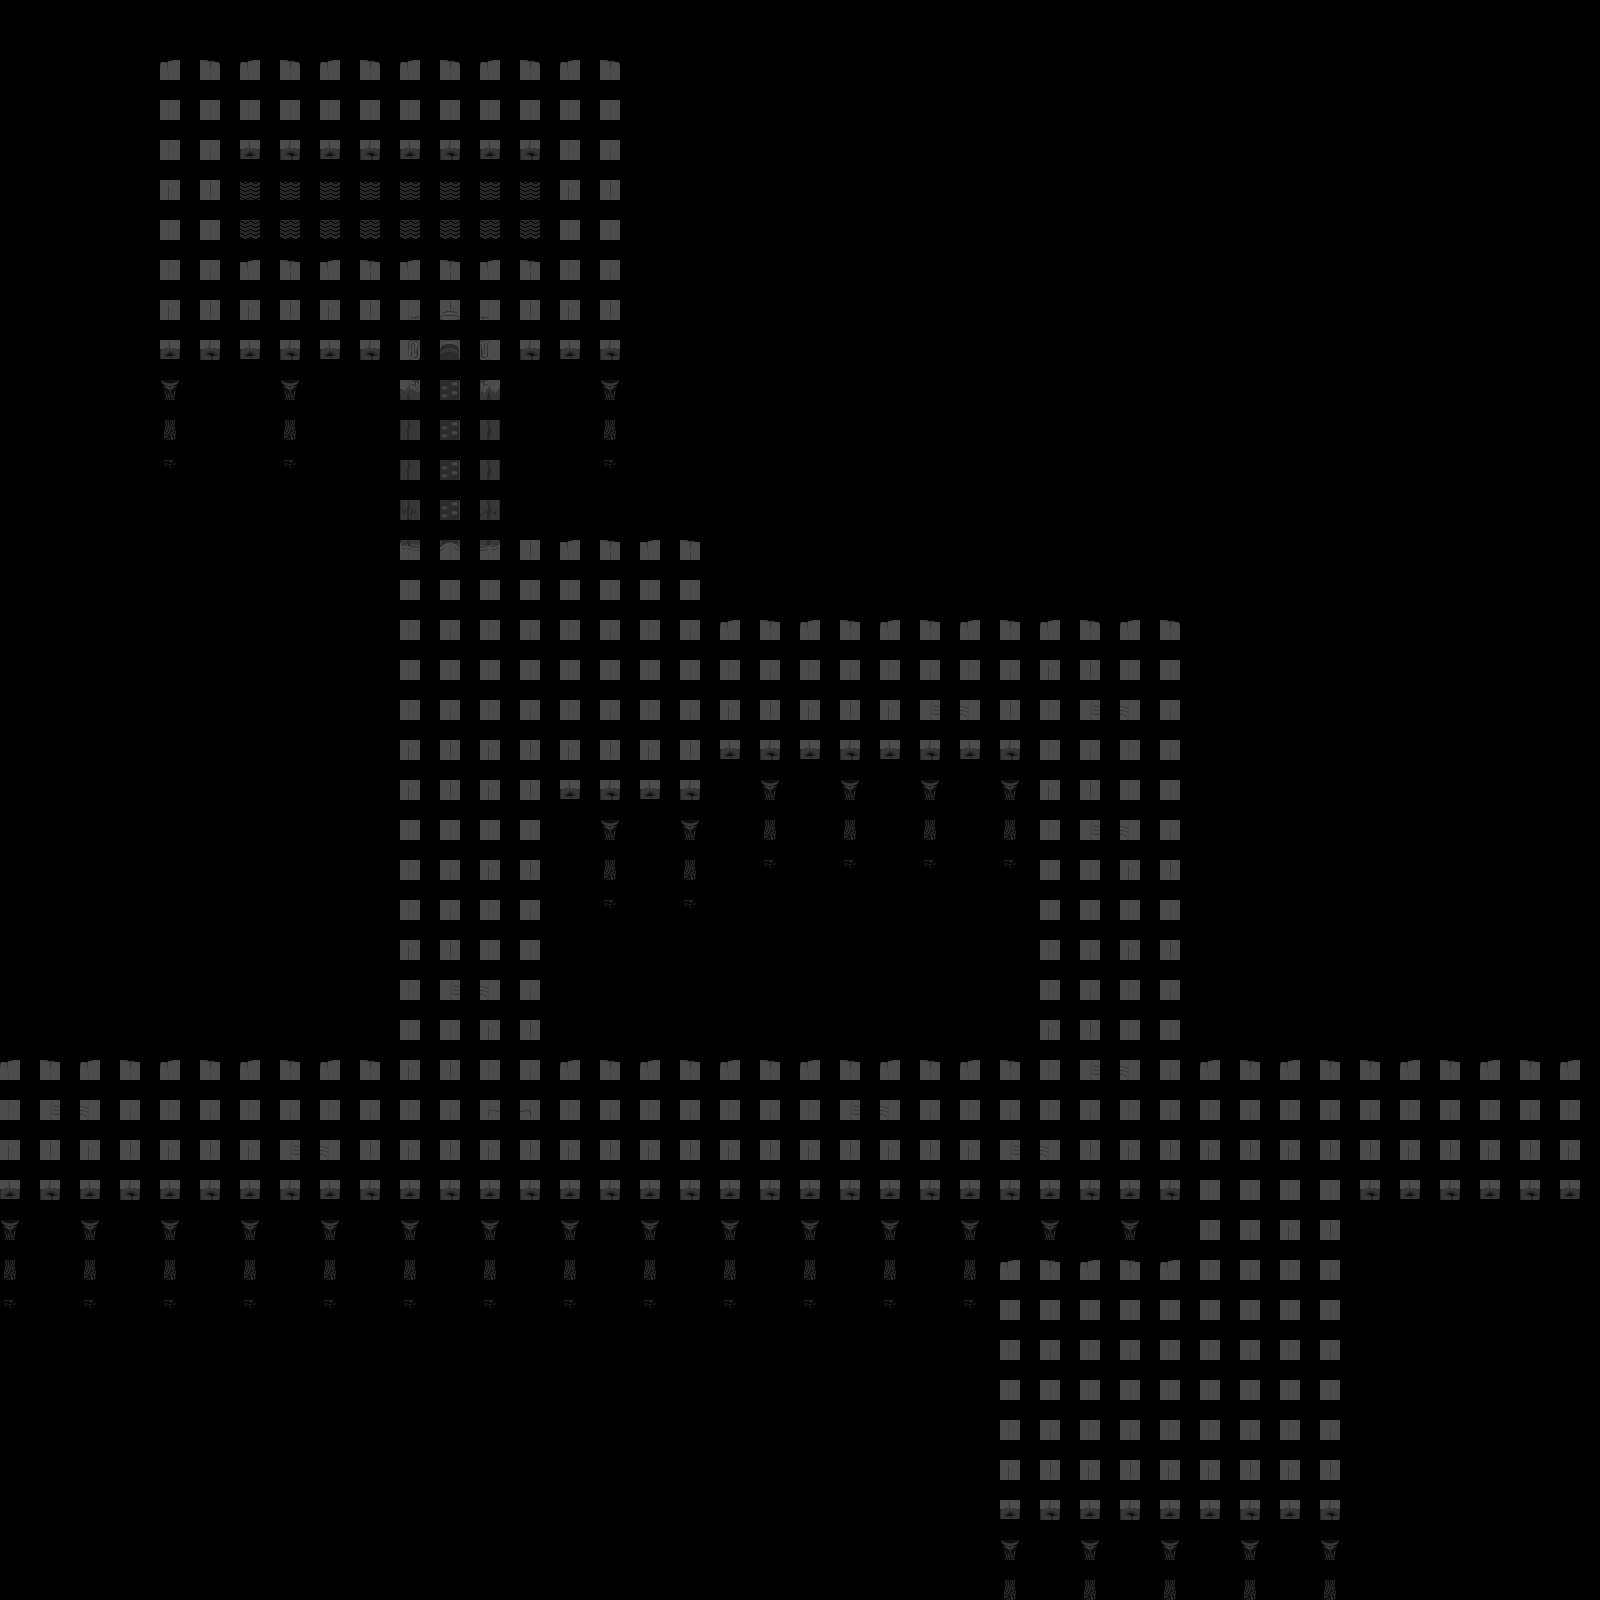

A 2D game scene composited from a Tiled map and its tileset images. What follows is a short description and the map's XML, with each tile layer's data collapsed to a summary:
An orthogonal 40x40 tile map with 40x40 px tiles, 2 tile layers (Tile Layer 2, Tile Layer 1), 2 tilesets and 56 objects (8x toggle, 4x interactable, 2x climbentry, script, npc, ...).

<map version="1.11" tiledversion="1.11.2" orientation="orthogonal" renderorder="right-down" width="40" height="40" tilewidth="40" tileheight="40" infinite="0" nextlayerid="11" nextobjectid="216">
 <editorsettings>
  <export target="data.lua" format="lua" />
 </editorsettings>
 <properties>
  <property name="music" value="mus_rt_the_poor_children" />
 </properties>
 <tileset firstgid="1" name="purple_cliffs" tilewidth="20" tileheight="20" spacing="1" margin="1" tilecount="72" columns="12" tilerendersize="grid">
  <image source="../../../../../../assets/sprites/tilesets/nightmare/purple_clifs.png" width="253" height="127" />
 </tileset>
 <tileset firstgid="73" source="../../../../tilesets/nightmare_objects.tsx" />
 <layer id="10" name="Tile Layer 2" width="40" height="40">
  <data>[1600 cells, 98 non-empty, 5 distinct tile ids]</data>
 </layer>
 <layer id="1" name="Tile Layer 1" width="40" height="40">
  <data>[1600 cells, 475 non-empty, 34 distinct tile ids]</data>
 </layer>
 <objectgroup color="#0000ff" id="3" name="collision">
  <object id="1" x="0" y="1000" width="400" height="40" />
  <object id="2" x="360" y="800" width="40" height="200" />
  <object id="3" x="560" y="800" width="40" height="200" />
  <object id="8" x="0" y="1040" width="16" height="120" />
  <object id="15" x="560" y="760" width="160" height="40" />
  <object id="28" x="360" y="520" width="40" height="280" />
  <object id="36" x="0" y="1160" width="1200" height="40" />
  <object id="39" x="1000" y="1200" width="200" height="40" />
  <object id="40" x="1360" y="1200" width="40" height="320" />
  <object id="41" x="1000" y="1480" width="360" height="40" />
  <object id="42" x="960" y="1240" width="40" height="240" />
  <object id="43" x="720" y="520" width="40" height="80" />
  <object id="45" x="720" y="720" width="320" height="40" />
  <object id="55" x="560" y="1000" width="480" height="40" />
  <object id="94" x="160" y="320" width="200" height="40" />
  <object id="99" x="160" y="0" width="480" height="40" />
  <object id="100" x="640" y="40" width="40" height="280" />
  <object id="106" x="1000" y="760" width="40" height="240" />
  <object id="108" x="1200" y="600" width="40" height="400" />
  <object id="112" x="240" y="120" width="320" height="120" />
  <object id="113" x="760" y="560" width="440" height="40" />
  <object id="116" x="1200" y="1000" width="440" height="40" />
  <object id="117" x="1360" y="1160" width="280" height="40" />
  <object id="118" x="1640" y="1040" width="40" height="120" />
  <object id="142" x="120" y="40" width="40" height="280" />
  <object id="169" x="400" y="480" width="320" height="40" />
  <object id="187" x="360" y="320" width="40" height="160" />
  <object id="188" x="520" y="320" width="40" height="160" />
  <object id="189" x="560" y="320" width="80" height="40" />
  <object id="197" x="400" y="360" width="120" height="40" />
 </objectgroup>
 <objectgroup color="#aa00ff" id="2" name="objects">
  <object id="9" name="script" x="0" y="1040" width="40" height="120">
   <properties>
    <property name="cutscene" value="nightmare.back" />
    <property name="once" type="bool" value="false" />
   </properties>
  </object>
  <object id="19" gid="73" x="580" y="640" width="94" height="132" />
  <object id="24" name="npc" x="590" y="680">
   <properties>
    <property name="actor" value="ramb" />
    <property name="cutscene" value="nightmare.ramb" />
   </properties>
   <point />
  </object>
  <object id="26" name="interactable" x="582" y="626.098">
   <properties>
    <property name="cutscene" value="nightmare.tenna" />
    <property name="solid" type="bool" value="true" />
   </properties>
   <polygon points="0,0 90,0 90,-26.0985 0,-26.0985" />
  </object>
  <object id="132" gid="84" x="540" y="140" width="80" height="86" />
  <object id="135" gid="88" x="1556" y="1176.67" width="80" height="140" />
  <object id="137" name="interactable" x="1561" y="1040" width="39" height="120">
   <properties>
    <property name="cutscene" value="nightmare.tv_progress" />
    <property name="solid" type="bool" value="true" />
   </properties>
  </object>
  <object id="141" name="setflag" x="400" y="1000">
   <properties>
    <property name="flag" value="nightmare_ramb_gone" />
   </properties>
   <polygon points="0,0 600,0 600,-640 -40,-640 -40,-680 640,-680 640,40 0,40" />
  </object>
  <object id="177" name="climbentry" x="440" y="480" width="40" height="40">
   <properties>
    <property name="area" type="object" value="194" />
   </properties>
  </object>
  <object id="194" name="climbarea" x="440" y="360" width="40" height="119.939" />
  <object id="195" name="climbentry" x="440" y="320" width="40" height="40">
   <properties>
    <property name="area" type="object" value="194" />
    <property name="up" type="bool" value="true" />
   </properties>
  </object>
  <object id="200" name="chest" x="220" y="60">
   <properties>
    <property name="item" value="blue_raspberry" />
   </properties>
   <point />
  </object>
  <object id="203" name="interactable" x="560" y="80" width="40" height="40">
   <properties>
    <property name="cutscene" value="nightmare.tv_mem_1" />
   </properties>
  </object>
  <object id="205" gid="84" x="1032.67" y="1440.33" width="80" height="86" />
  <object id="206" name="interactable" x="1052.67" y="1380.33" width="40" height="40">
   <properties>
    <property name="cutscene" value="nightmare.tv_mem_2" />
   </properties>
  </object>
  <object id="211" name="transition" x="1585.67" y="1040" width="14.3333" height="120">
   <properties>
    <property name="map" value="dw_church/nightmare/CYBER" />
    <property name="marker" value="proceed" />
   </properties>
  </object>
 </objectgroup>
 <objectgroup color="#ff007f" id="4" name="markers">
  <object id="11" name="proceed" x="80" y="1100">
   <point />
  </object>
  <object id="13" name="spawn" x="480" y="1100">
   <point />
  </object>
 </objectgroup>
 <objectgroup id="6" name="controllers">
  <object id="71" name="toggle" x="320" y="440">
   <properties>
    <property name="flag" value="!nightmare.ramb_gone" />
    <property name="target" type="object" value="24" />
   </properties>
   <point />
  </object>
  <object id="76" name="toggle" x="294" y="916">
   <properties>
    <property name="flag" value="nightmare.ramb_interaction" />
    <property name="target" type="object" value="141" />
    <property name="value" type="int" value="3" />
   </properties>
   <point />
  </object>
  <object id="202" name="toggle" x="623.833" y="67.6667">
   <properties>
    <property name="flag" value="!nightmare.tv_mem_1" />
    <property name="target" type="object" value="132" />
   </properties>
   <point />
  </object>
  <object id="204" name="toggle" x="627.75" y="89.9167">
   <properties>
    <property name="flag" value="!nightmare.tv_mem_1" />
    <property name="target" type="object" value="203" />
   </properties>
   <point />
  </object>
  <object id="209" name="toggle" x="1155.08" y="1351.08">
   <properties>
    <property name="flag" value="!nightmare.tv_mem_2" />
    <property name="target" type="object" value="205" />
   </properties>
   <point />
  </object>
  <object id="210" name="toggle" x="1159" y="1373.33">
   <properties>
    <property name="flag" value="!nightmare.tv_mem_2" />
    <property name="target" type="object" value="206" />
   </properties>
   <point />
  </object>
  <object id="214" name="toggle" x="1533.41" y="973.583">
   <properties>
    <property name="flag" value="!nightmare.tv_unlocked" />
    <property name="target" type="object" value="137" />
   </properties>
   <point />
  </object>
  <object id="215" name="toggle" x="1537.33" y="995.833">
   <properties>
    <property name="flag" value="!nightmare.tv_unlocked" />
    <property name="target" type="object" value="135" />
   </properties>
   <point />
  </object>
 </objectgroup>
 <objectgroup color="#ff0000" id="8" name="paths" />
 <objectgroup color="#00ff00" id="9" name="battleareas" />
</map>